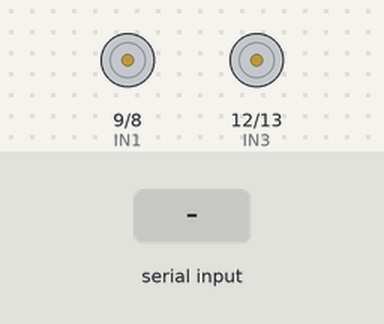
This sketch was run on a simulated Arduino Uno, built with avr-gcc and run on an emulated ATmega328P. Parts: motor-driver pin pairs drawn as motors (green arrow = first pin HIGH = forward, orange = second pin HIGH = backward, longer = more drive, scaled by the enable pin). The inputs (shaded band) are chosen by the test bench.

Above: at 1.2 s.
1.3 s: "F" received over Serial
At 1.7 s:
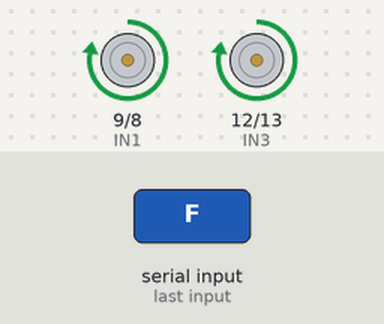
2.8 s: "L" received over Serial
At 2.97 s:
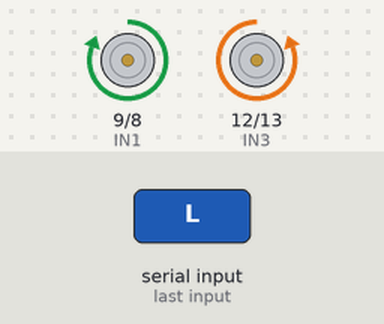
4.6 s: "R" received over Serial
At 4.76 s:
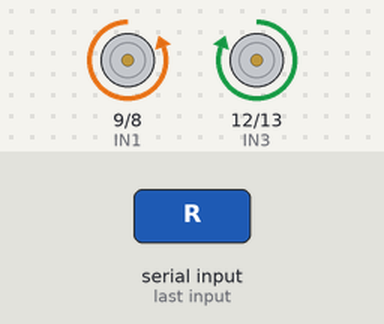
Timing chart, 0 to 7.6 s (numbered marks = the images above; inputs shaded):
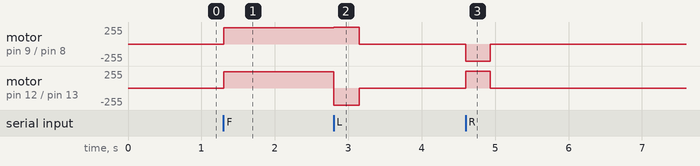

Measured:
- after the input at 1.3 s, motor on pin 9 (IN1) / pin 8 (IN2), motor on pin 12 (IN3) / pin 13 (IN4): stopped → forward 245/255 at once
- after the input at 2.8 s, motor on pin 9 (IN1) / pin 8 (IN2): forward 245/255 → forward 255/255 at once, → stopped 0.35 s later; motor on pin 12 (IN3) / pin 13 (IN4): forward 245/255 → backward 255/255 at once, → stopped 0.35 s later
- after the input at 4.6 s, motor on pin 9 (IN1) / pin 8 (IN2): stopped → backward 255/255 at once, → stopped 0.33 s later; motor on pin 12 (IN3) / pin 13 (IN4): stopped → forward 255/255 at once, → stopped 0.33 s later

The sketch:

Kode_Arduino_Anfis.ino
```cpp
// Pin motor
const int IN1 = 9;  // Motor A input 1
const int IN2 = 8;  // Motor A input 2
const int ENA = 10;  // Motor A enable (PWM)
const int IN3 = 12;  // Motor B input 1
const int IN4 = 13;  // Motor B input 2
const int ENB = 11;  // Motor B enable (PWM)

// Deklarasi fungsi
void moveForward();
void stopMotors();
void turnLeft();
void turnRight();

void setup() {
  pinMode(ENA, OUTPUT);
  pinMode(ENB, OUTPUT);
  pinMode(IN1, OUTPUT);
  pinMode(IN2, OUTPUT);
  pinMode(IN3, OUTPUT);
  pinMode(IN4, OUTPUT);

  Serial.begin(9600); // Start serial communication
}


void loop() {
  // Cek apakah ada data dari serial
  if (Serial.available()) {
    char command = Serial.read();  // Baca perintah

    // Kendali motor berdasarkan perintah menggunakan switch-case
    switch (command) {
      case 'F':  // Forward
        moveForward();
        break;

      case 'L':  // Left
        turnRight();  // Kembali maju
        delay(350);  // Belok selama 500ms
        stopMotors();
        delay(100);
        break;

      case 'R':  // Right
        turnLeft();  // Kembali maju
        delay(330);  // Belok selama 500ms
        stopMotors();
        delay(100);
        break;

      case 'S':  // Stop
        stopMotors();
        break;

      default:
        // Perintah tidak dikenali
        Serial.println("Unknown command");
        break;
    }
  }
}

// Fungsi untuk maju
void moveForward() {
  digitalWrite(IN1, HIGH);
  digitalWrite(IN2, LOW);
  digitalWrite(IN3, HIGH);
  digitalWrite(IN4, LOW);
  analogWrite(ENA, 245);  // Kecepatan motor A
  analogWrite(ENB, 245);  // Kecepatan motor B
}

// Fungsi untuk berhenti
void stopMotors() {
  digitalWrite(IN1, LOW);
  digitalWrite(IN2, LOW);
  digitalWrite(IN3, LOW);
  digitalWrite(IN4, LOW);
}

// Fungsi untuk belok kiri
void turnLeft() {
  digitalWrite(IN1, LOW);
  digitalWrite(IN2, HIGH);
  digitalWrite(IN3, HIGH);
  digitalWrite(IN4, LOW);
  analogWrite(ENA, 255);  // Kecepatan motor A
  analogWrite(ENB, 255);  // Kecepatan motor B
}

// Fungsi untuk belok kanan
void turnRight() {
  digitalWrite(IN1, HIGH);
  digitalWrite(IN2, LOW);
  digitalWrite(IN3, LOW);
  digitalWrite(IN4, HIGH);
  analogWrite(ENA, 255);  // Kecepatan motor A
  analogWrite(ENB, 255);  // Kecepatan motor B
}
```
